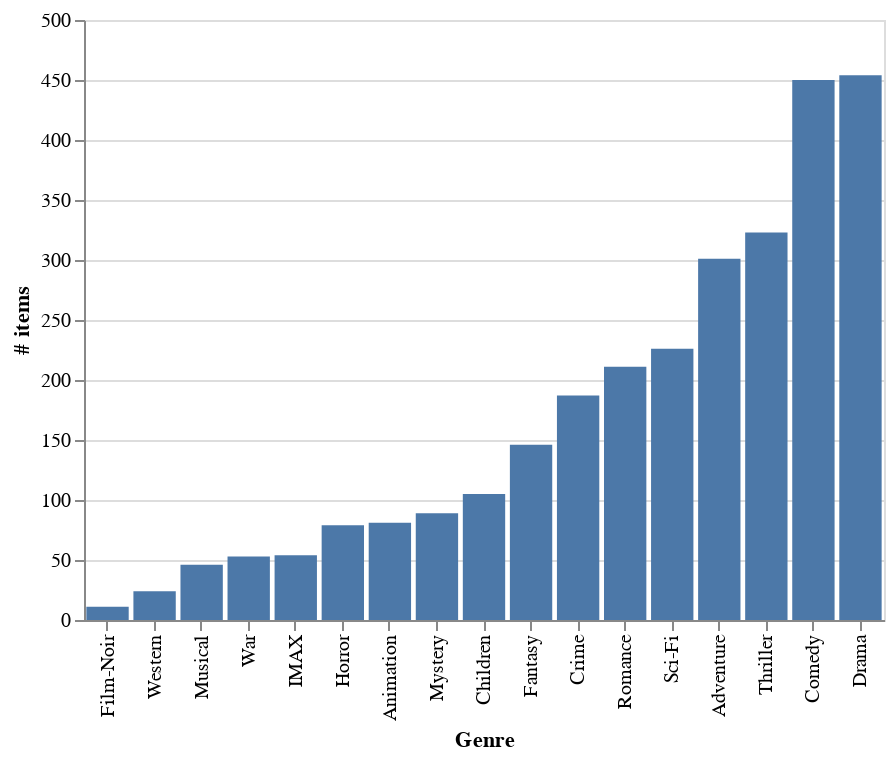

Source (notebook cell):
### Code cell
import altair as alt

alt.Chart(results_df).mark_bar().encode(y="# items",x=alt.X('Genre',
                                                            sort = alt.EncodingSortField(
                                                            field="# items",
                                                            order="ascending")))

### Figure 1 — Vega-Lite specification as saved in the notebook (floating-point values rounded to 4 significant figures)
{"$schema": "https://vega.github.io/schema/vega-lite/v3.4.0.json", "config": {"mark": {"tooltip": null}, "view": {"height": 300, "width": 400}}, "data": {"name": "data-5885f38d886686498edac504c1413d78"}, "datasets": {"data-5885f38d886686498edac504c1413d78": [{"# 0 items": 9, "# items": 301, "Genre": "Adventure"}, {"# 0 items": 3, "# items": 81, "Genre": "Animation"}, {"# 0 items": 4, "# items": 105, "Genre": "Children"}, {"# 0 items": 13, "# items": 450, "Genre": "Comedy"}, {"# 0 items": 9, "# items": 187, "Genre": "Crime"}, {"# 0 items": 11, "# items": 454, "Genre": "Drama"}, {"# 0 items": 11, "# items": 146, "Genre": "Fantasy"}, {"# 0 items": 4, "# items": 11, "Genre": "Film-Noir"}, {"# 0 items": 13, "# items": 79, "Genre": "Horror"}, {"# 0 items": 5, "# items": 54, "Genre": "IMAX"}, {"# 0 items": 4, "# items": 46, "Genre": "Musical"}, {"# 0 items": 7, "# items": 89, "Genre": "Mystery"}, {"# 0 items": 14, "# items": 211, "Genre": "Romance"}, {"# 0 items": 9, "# items": 226, "Genre": "Sci-Fi"}, {"# 0 items": 13, "# items": 323, "Genre": "Thriller"}, {"# 0 items": 1, "# items": 53, "Genre": "War"}, {"# 0 items": 8, "# items": 24, "Genre": "Western"}]}, "encoding": {"x": {"field": "Genre", "sort": {"field": "# items", "order": "ascending"}, "type": "nominal"}, "y": {"field": "# items", "type": "quantitative"}}, "mark": "bar"}
